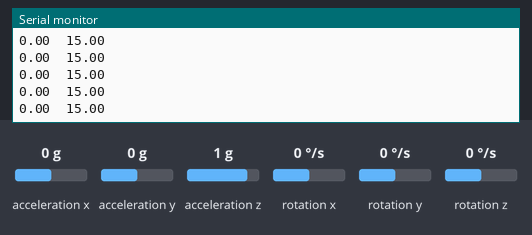
The sketch below on a simulated Arduino Uno, built with avr-gcc and run on an emulated ATmega328P. Parts: the last lines printed to the serial monitor. Wiring (inferred from the names in the program): MPU-6050 motion sensor at I2C address 0x68. The test bench sets the inputs (shaded band); at power-on: acceleration x 0 g, acceleration z 1 g, rotation x 0 °/s, acceleration y 0 g, rotation y 0 °/s, rotation z 0 °/s.

Above: at 5.4 s.
5.5 s: acceleration x set to -1.4 g
At 5.71 s:
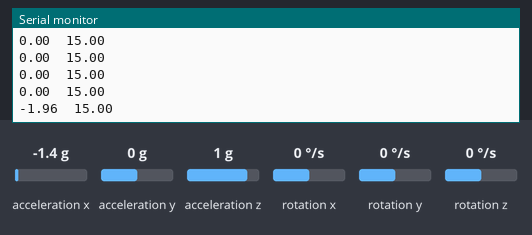
7.0 s: acceleration z set to -1.4 g
At 7.02 s:
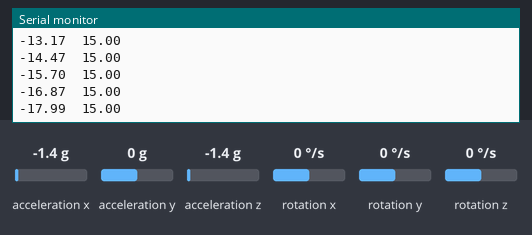
8.5 s: rotation x set to -192 °/s
At 8.57 s:
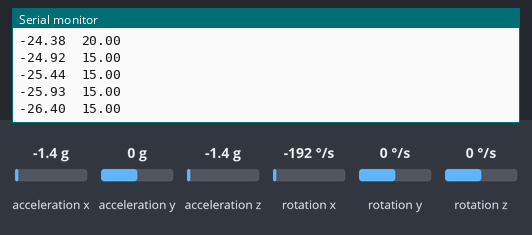
Timing chart, 0 to 11.5 s (numbered marks = the images above; inputs shaded):
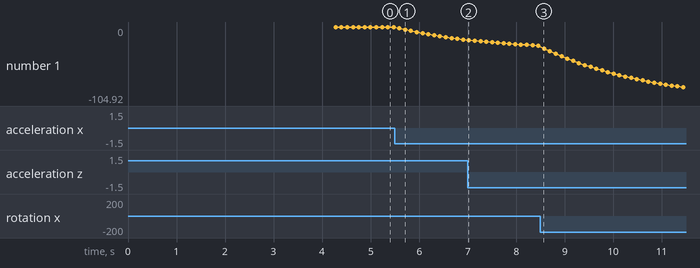

Measured:
- after the input at 5.5 s, the serial monitor: prints a new line after 0.09 s (image 1)
- plotted number 1: 0 → -17.99 after the input at 5.5 s, -17.99 → -26.4 after the input at 7.0 s

The sketch:

CalcTrajectory_MPU6050.ino
```cpp
#include <Wire.h>
#include "gyro_accel.h"
// Defining constants
#define dt 20                       // time difference in milli seconds
#define rad2degree 57.3              // Radian to degree conversion
#define Filter_gain 0.95             // e.g.  angle = angle_gyro*Filter_gain + angle_accel*(1-Filter_gain)
// *********************************************************************
//    Global Variables
// *********************************************************************
unsigned long t=0; // Time Variables
float angle_x_gyro=0,angle_y_gyro=0,angle_z_gyro=0,angle_x_accel=0,angle_y_accel=0,angle_z_accel=0,angle_x=0,angle_y=0,angle_z=0;
// *********************************************************************
// Main Code
void setup(){
  Serial.begin(115200);
  Wire.begin();
  MPU6050_ResetWake();
  MPU6050_SetGains(0,1);// Setting the lows scale
  MPU6050_SetDLPF(0); // Setting the DLPF to inf Bandwidth for calibration
  MPU6050_OffsetCal();
  MPU6050_SetDLPF(6); // Setting the DLPF to lowest Bandwidth


  //Serial.print("gyro_x_scalled");
  //Serial.print("\tgyro_y_scalled");
  //Serial.print("\tgyro_z_scalled");

  //Serial.print("\taccel_x_scalled");
 // Serial.print("\taccel_y_scalled");
  //Serial.print("\taccel_z_scalled");

  //Serial.print("\tangle_x_gyro");
  //Serial.print("\tangle_y_gyro");
  //Serial.print("\tangle_z_gyro");

  //Serial.print("\tangle_x_accel");
  //Serial.print("\tangle_y_accel");
  //Serial.print("\tangle_z_accel");

  //Serial.print("\tangle_x");
  //Serial.print("\tangle_y");
  //Serial.print("\tangle_z");

  //Serial.println("\tLoad");


  t=millis();
}
void loop(){
  t=millis();

  MPU6050_ReadData();

  angle_x_gyro = (gyro_x_scalled*((float)dt/1000)+angle_x);
  angle_y_gyro = (gyro_y_scalled*((float)dt/1000)+angle_y);
  angle_z_gyro = (gyro_z_scalled*((float)dt/1000)+angle_z);

  angle_z_accel = atan(accel_z_scalled/(sqrt(accel_y_scalled*accel_y_scalled+accel_x_scalled*accel_x_scalled)))*(float)rad2degree;
  angle_y_accel = -atan(accel_y_scalled/(sqrt(accel_y_scalled*accel_y_scalled+accel_z_scalled*accel_z_scalled)))*(float)rad2degree;
  angle_x_accel = atan(accel_x_scalled/(sqrt(accel_x_scalled*accel_x_scalled+accel_z_scalled*accel_z_scalled)))*(float)rad2degree;

  angle_x = Filter_gain*angle_x_gyro+(1-Filter_gain)*angle_x_accel;
  angle_y = Filter_gain*angle_y_gyro+(1-Filter_gain)*angle_y_accel;
  angle_z = Filter_gain*angle_z_gyro+(1-Filter_gain)*angle_z_accel;


  /* Serial.print(gyro_x_scalled);
  Serial.print("\t");
  Serial.print(gyro_y_scalled);
  Serial.print("\t");
  Serial.print(gyro_z_scalled);
  Serial.print("\t");


  Serial.print(accel_x_scalled);
  Serial.print("\t");
  Serial.print(accel_y_scalled);
  Serial.print("\t");
  Serial.print(accel_z_scalled);
  Serial.print("\t");

  Serial.print(angle_x_gyro);
  Serial.print("\t");
  Serial.print(angle_y_gyro);
  Serial.print("\t");
  Serial.print(angle_z_gyro);
  Serial.print("\t");

  Serial.print(angle_x_accel);
  Serial.print("\t");
  Serial.print(angle_y_accel);
  Serial.print("\t");
  Serial.print(angle_z_accel);
  Serial.print("\t");

  Serial.print(angle_x);
  Serial.print("\t");
  Serial.print(angle_y);
  Serial.print("\t");
  Serial.print(angle_z);
  Serial.print("\t");*/

  Serial.print(angle_x);
  Serial.print("\t");
  Serial.println(((float)(millis()-t)/(float)dt)*100);


  while((millis()-t) < dt){ // Making sure the cycle time is equal to dt
  // Do nothing
  }

  delay(100);
}
```

Kalman.cpp
```cpp
// (licence header left out)
#include "Kalman.h"

Kalman::Kalman() {
    /* We will set the variables like so, these can also be tuned by the user */
    Q_angle = 0.001f;
    Q_bias = 0.003f;
    R_measure = 0.03f;

    angle = 0.0f; // Reset the angle
    bias = 0.0f; // Reset bias

    P[0][0] = 0.0f; // Since we assume that the bias is 0 and we know the starting angle (use setAngle), the error covariance matrix is set like so - see: http://en.wikipedia.org/wiki/Kalman_filter#Example_application.2C_technical
    P[0][1] = 0.0f;
    P[1][0] = 0.0f;
    P[1][1] = 0.0f;
};

// The angle should be in degrees and the rate should be in degrees per second and the delta time in seconds
float Kalman::getAngle(float newAngle, float newRate, float dt) {
    // KasBot V2  -  Kalman filter module - http://www.x-firm.com/?page_id=145
    // Modified by Kristian Lauszus
    // See my blog post for more information: http://blog.tkjelectronics.dk/2012/09/a-practical-approach-to-kalman-filter-and-how-to-implement-it

    // Discrete Kalman filter time update equations - Time Update ("Predict")
    // Update xhat - Project the state ahead
    /* Step 1 */
    rate = newRate - bias;
    angle += dt * rate;

    // Update estimation error covariance - Project the error covariance ahead
    /* Step 2 */
    P[0][0] += dt * (dt*P[1][1] - P[0][1] - P[1][0] + Q_angle);
    P[0][1] -= dt * P[1][1];
    P[1][0] -= dt * P[1][1];
    P[1][1] += Q_bias * dt;

    // Discrete Kalman filter measurement update equations - Measurement Update ("Correct")
    // Calculate Kalman gain - Compute the Kalman gain
    /* Step 4 */
    float S = P[0][0] + R_measure; // Estimate error
    /* Step 5 */
    float K[2]; // Kalman gain - This is a 2x1 vector
    K[0] = P[0][0] / S;
    K[1] = P[1][0] / S;

    // Calculate angle and bias - Update estimate with measurement zk (newAngle)
    /* Step 3 */
    float y = newAngle - angle; // Angle difference
    /* Step 6 */
    angle += K[0] * y;
    bias += K[1] * y;

    // Calculate estimation error covariance - Update the error covariance
    /* Step 7 */
    float P00_temp = P[0][0];
    float P01_temp = P[0][1];

    P[0][0] -= K[0] * P00_temp;
    P[0][1] -= K[0] * P01_temp;
    P[1][0] -= K[1] * P00_temp;
    P[1][1] -= K[1] * P01_temp;

    return angle;
};

void Kalman::setAngle(float angle) { this->angle = angle; }; // Used to set angle, this should be set as the starting angle
float Kalman::getRate() { return this->rate; }; // Return the unbiased rate

/* These are used to tune the Kalman filter */
void Kalman::setQangle(float Q_angle) { this->Q_angle = Q_angle; };
void Kalman::setQbias(float Q_bias) { this->Q_bias = Q_bias; };
void Kalman::setRmeasure(float R_measure) { this->R_measure = R_measure; };

float Kalman::getQangle() { return this->Q_angle; };
float Kalman::getQbias() { return this->Q_bias; };
float Kalman::getRmeasure() { return this->R_measure; };
```

Kalman.h
```cpp
// (licence header left out)
#ifndef _Kalman_h_
#define _Kalman_h_

class Kalman {
public:
    Kalman();

    // The angle should be in degrees and the rate should be in degrees per second and the delta time in seconds
    float getAngle(float newAngle, float newRate, float dt);

    void setAngle(float angle); // Used to set angle, this should be set as the starting angle
    float getRate(); // Return the unbiased rate

    /* These are used to tune the Kalman filter */
    void setQangle(float Q_angle);
    void setQbias(float Q_bias);
    void setRmeasure(float R_measure);

    float getQangle();
    float getQbias();
    float getRmeasure();

private:
    /* Kalman filter variables */
    float Q_angle; // Process noise variance for the accelerometer
    float Q_bias; // Process noise variance for the gyro bias
    float R_measure; // Measurement noise variance - this is actually the variance of the measurement noise

    float angle; // The angle calculated by the Kalman filter - part of the 2x1 state vector
    float bias; // The gyro bias calculated by the Kalman filter - part of the 2x1 state vector
    float rate; // Unbiased rate calculated from the rate and the calculated bias - you have to call getAngle to update the rate

    float P[2][2]; // Error covariance matrix - This is a 2x2 matrix
};

#endif
```

gyro_accel.cpp
```cpp
/* Author = helscream (Omer Ikram ul Haq)
Last edit date = 2014-10-08
Website: http://hobbylogs.me.pn/?p=47
Location: Pakistan
Ver: 0.1 beta --- Start
Ver: 0.2 beta --- Bug fixed for calculating "angle_y_accel" and "angle_x_accel" in "Gyro_header.ino" file
*/

#include <Arduino.h>
#include <Wire.h>
#include "gyro_accel.h"


// Defining the important registers

#define MPU6050_address 0x68

// ------ SELF Test Trim Factors ----------------------
#define MPU6050_self_test_x 13       // R/W
#define MPU6050_self_test_y 14       // R/W
#define MPU6050_self_test_z 15       // R/W
#define MPU6050_self_test_A 16       // R/W

// ----- Sample Divider -------------------------------
#define MPU6050_sample_div 25        // R/W
/*       Sample Divider Discription
  Sample rate = 8/(1 + Sample rate divider) [kHz]  if DLPF is disabled
  Sample rate = 1/(1 + Sample rate divider) [kHz]  if DLPF is enabled
*/

// ----- Configration ---------------------------------
#define MPU6050_config 26            // R/W
#define MPU6050_gyro_config 27       // R/W
#define MPU6050_accel_config 28      // R/W

// ----- Data ---------------------------------------------
#define MPU6050_data_start 59


// ----- Power Management ---------------------------------
#define MPU6050_PWR1 107
#define MPU6050_PWR2 108

// ----- Defining Constant --------------------------------
#define g 9.81                       // Gravitational accelration


// Variables
int temp=0, accel_x=0, accel_y=0, accel_z=0, gyro_x=0, gyro_y=0, gyro_z=0; // Raw values varaibles
int accel_x_OC=0, accel_y_OC=0, accel_z_OC=0, gyro_x_OC=0 ,gyro_y_OC=0, gyro_z_OC=0; // offset variables
float temp_scalled,accel_x_scalled,accel_y_scalled,accel_z_scalled,gyro_x_scalled,gyro_y_scalled,gyro_z_scalled; //Scalled Data varaibles
float accel_scale_fact = 1, gyro_scale_fact = 1; // Scale factor variables


// **************************************************************************
//          Functions for MPU6050
// **************************************************************************


void MPU6050_ReadData(){


  Wire.beginTransmission(MPU6050_address);
  Wire.write(MPU6050_data_start);
  Wire.endTransmission();

  int read_bytes = 14;

  Wire.requestFrom(MPU6050_address,read_bytes);

  if(Wire.available() == read_bytes){

    accel_x = Wire.read()<<8 | Wire.read();
    accel_y = Wire.read()<<8 | Wire.read();
    accel_z = Wire.read()<<8 | Wire.read();

    temp = Wire.read()<<8 | Wire.read();

    gyro_x = Wire.read()<<8 | Wire.read();
    gyro_y = Wire.read()<<8 | Wire.read();
    gyro_z = Wire.read()<<8 | Wire.read();

  }


  accel_x_scalled = (float)(accel_x-accel_x_OC)*accel_scale_fact/1000; // divided by 1000 as the Scale factor is in milli units
  accel_y_scalled = (float)(accel_y-accel_y_OC)*accel_scale_fact/1000;
  accel_z_scalled = (float)(accel_z-accel_z_OC)*accel_scale_fact/1000;

  gyro_x_scalled = (float)(gyro_x-gyro_x_OC)*gyro_scale_fact/1000;
  gyro_y_scalled = (float)(gyro_y-gyro_y_OC)*gyro_scale_fact/1000;
  gyro_z_scalled = ((float)(gyro_z-gyro_z_OC)*gyro_scale_fact/1000);

  temp_scalled = (float)temp/340+36.53;
}


// ------------------------------------------------
//       Reset and wake up the MPU6050
// ------------------------------------------------
void MPU6050_ResetWake(){

  Serial.println("Resetting MPU6050 and waking it up.....");
  Wire.beginTransmission(MPU6050_address);
  Wire.write(MPU6050_PWR1);
  Wire.write(0b10000000);
  Wire.endTransmission();

  delay(100); // Waiting for the reset to complete

  Wire.beginTransmission(MPU6050_address);
  Wire.write(MPU6050_PWR1);

  Wire.write(0b00000000);
  Wire.endTransmission();

}


// ------------------------------------------------
//       Setting up the DLFP
// ------------------------------------------------

void MPU6050_SetDLPF(int BW)
  {
    if (BW < 0 || BW > 6){
      BW = 0;
    }
  Wire.beginTransmission(MPU6050_address);
  Wire.write(MPU6050_config); // Address to the configuration register
/*       config Discription ---- x x 0 0 0 F2 F1 F0
  I am only intrested in the Digital Low Pass Filter (DLPF)
  F2 F1 F0    Bandwidth [Hz]
  0  0  0
  0  0  1      184
  0  1  0      94
  0  1  1      44
  1  0  0      21
  1  0  1      10
  1  1  0      5
*/

  Wire.write(BW);
  Wire.endTransmission();
  }

// ------------------------------------------------
//       Setting up the Accelrometer and Gyro Gains
// ------------------------------------------------

void MPU6050_SetGains(int gyro,int accel)
  {
    byte gyro_byte,accel_byte;

    // Setting up Gyro
    Wire.beginTransmission(MPU6050_address);
    Wire.write(MPU6050_gyro_config); // Address to the configuration register
    if (gyro==0)
    {
      gyro_scale_fact =(float)250*0.0305; // each data is of 16 bits that means, 250 is divided along 2^(15)-1 = 32767 so for milli degree/s 0.0305 = 1000/32767
      gyro_byte = 0b00000000;
    }else if (gyro == 1)
    {
      gyro_scale_fact = 500*0.0305; // each data is of 16 bits that means, 500 is divided along 2^(15)-1 = 32767 so for milli degree/s 0.0305 = 1000/32767
      gyro_byte = 0b00001000;
    }else if (gyro == 2)
    {
      gyro_scale_fact = 1000*0.0305;// each data is of 16 bits that means, 1000 is divided along 2^(15)-1 = 32767 so for milli degree/s 0.0305 = 1000/32767
      gyro_byte = 0b00010000;
    }else if (gyro == 3)
    {
      gyro_scale_fact = 2000*0.0305;  // each data is of 16 bits that means, 2000 is divided along 2^(15)-1 = 32767 so for milli degree/s 0.0305 = 1000/32767
      gyro_byte = 0b00011000;
    }else
    {
      gyro_scale_fact = 1;
    }

    Wire.write(gyro_byte);
    Wire.endTransmission();
    Serial.print("The gyro scale is set to ");
    Serial.print(gyro_scale_fact);
    Serial.println(" milli Degree/s");


    // Setting up Accel
    Wire.beginTransmission(MPU6050_address);
    Wire.write(MPU6050_accel_config); // Address to the configuration register
    if (accel==0)
    {
      accel_scale_fact =(float)2*g*0.0305; // each data is of 16 bits that means, 2g is divided along 2^(15)-1 = 32767 so for milli m/s^2 0.0305 = 1000/32767
      accel_byte = 0b00000000;
    }else if (accel == 1)
    {
      accel_scale_fact = 4*g*0.0305; // each data is of 16 bits that means, 4g is divided along 2^(15)-1 = 32767 so for milli m/s^2 0.0305 = 1000/32767
      accel_byte = 0b00001000;
    }else if (accel == 2)
    {
      accel_scale_fact = 8*g*0.0305;// each data is of 16 bits that means, 8g is divided along 2^(15)-1 = 32767 so for milli m/s^2 0.0305 = 1000/32767
      accel_byte = 0b00010000;
    }else if (accel == 3)
    {
      accel_scale_fact = 16*g*0.0305; // each data is of 16 bits that means, 16g is divided along 2^(15)-1 = 32767 so for milli m/s^2 0.0305 = 1000/32767
      accel_byte = 0b00011000;
    }else
    {
      accel_scale_fact = 1;
    }

    Wire.write(accel_byte);
    Wire.endTransmission();
    Serial.print("The accel scale is set to ");
    Serial.print(accel_scale_fact);
    Serial.println(" milli m/s^2");

  }


// ------------------------------------------------
//       offset calibration
// ------------------------------------------------

void MPU6050_OffsetCal(){
  Serial.println("Calibrating gyroscope .... dont move the hardware ...");

  int x=0,y=0,z=0,i;

  MPU6050_ReadData();
  MPU6050_ReadData();

  // Gyro Offset Calculation
  x=gyro_x;
  y=gyro_y;
  z=gyro_z;

  for (i=1;i<=1000;i++){
    MPU6050_ReadData();
    x=(x+gyro_x)/2;
    y=(y+gyro_y)/2;
    z=(z+gyro_z)/2;
    Serial.print(".");
  }
  Serial.println(".");
  gyro_x_OC=x;
  gyro_y_OC=y;
  gyro_z_OC=z;

  Serial.print("gyro_x register offset = ");
  Serial.println(x);


  Serial.print("gyro_y register offect = ");
  Serial.println(y);


  Serial.print("gyro_z register offset = ");
  Serial.println(z);


  // Accel Offset Calculation
  Serial.println("Calibrating accelrometer ... dont move the hardware ...");
  x=accel_x;
  y=accel_y;
  z=accel_z;

  for (i=1;i<=1000;i++){
    MPU6050_ReadData();
    x=(x+accel_x)/2;
    y=(y+accel_y)/2;
    z=(z+accel_z)/2;
    Serial.print(".");
  }
  Serial.println(".");
  accel_x_OC=x;
  accel_y_OC=y;
  accel_z_OC=z-(float)g*1000/accel_scale_fact;

  Serial.print("Accel_x register offset = ");
  Serial.println(x);


  Serial.print("Accel_y register offect = ");
  Serial.println(y);


  Serial.print("Accel_z register offset = ");
  Serial.println(z);


}
```

gyro_accel.h
```cpp
/* Author = helscream (Omer Ikram ul Haq)
Last edit date = 2014-10-08
Website: http://hobbylogs.me.pn/?p=47
Location: Pakistan
Ver: 0.1 beta --- Start
Ver: 0.2 beta --- Bug fixed for calculating "angle_y_accel" and "angle_x_accel" in "Gyro_header.ino" file
*/

#ifndef gyro_accel.h
  #define gyro_accel.h

  extern int accel_x_OC, accel_y_OC, accel_z_OC, gyro_x_OC ,gyro_y_OC, gyro_z_OC; // offset variables
  extern float temp_scalled,accel_x_scalled,accel_y_scalled,accel_z_scalled,gyro_x_scalled,gyro_y_scalled,gyro_z_scalled; //Scaled Data variables


  void MPU6050_ReadData();
  void MPU6050_ResetWake();
  void MPU6050_SetDLPF(int BW);
  void MPU6050_SetGains(int gyro,int accel);
  void MPU6050_OffsetCal();

#endif
```
